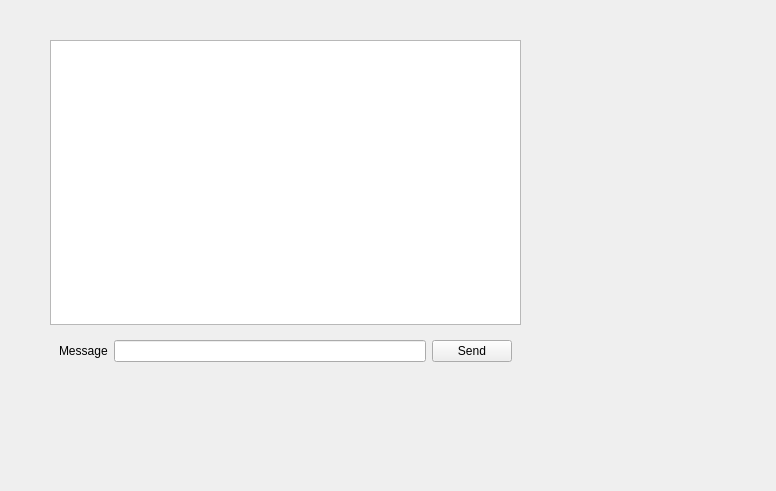
<?xml version="1.0" encoding="UTF-8"?>
<ui version="4.0">
 <class>ClientChatWidget</class>
 <widget class="QWidget" name="ClientChatWidget">
  <property name="geometry">
   <rect>
    <x>0</x>
    <y>0</y>
    <width>776</width>
    <height>491</height>
   </rect>
  </property>
  <property name="windowTitle">
   <string>Form</string>
  </property>
  <widget class="QWidget" name="">
   <property name="geometry">
    <rect>
     <x>50</x>
     <y>40</y>
     <width>471</width>
     <height>331</height>
    </rect>
   </property>
   <layout class="QVBoxLayout" name="verticalLayout">
    <item>
     <widget class="QListWidget" name="listMessages"/>
    </item>
    <item>
     <widget class="QWidget" name="wdgSend" native="true">
      <layout class="QHBoxLayout" name="horizontalLayout">
       <item>
        <widget class="QLabel" name="label">
         <property name="text">
          <string>Message</string>
         </property>
        </widget>
       </item>
       <item>
        <widget class="QLineEdit" name="lnMessage"/>
       </item>
       <item>
        <widget class="QPushButton" name="btnSend">
         <property name="text">
          <string>Send</string>
         </property>
        </widget>
       </item>
      </layout>
     </widget>
    </item>
   </layout>
  </widget>
 </widget>
 <resources/>
 <connections/>
</ui>
